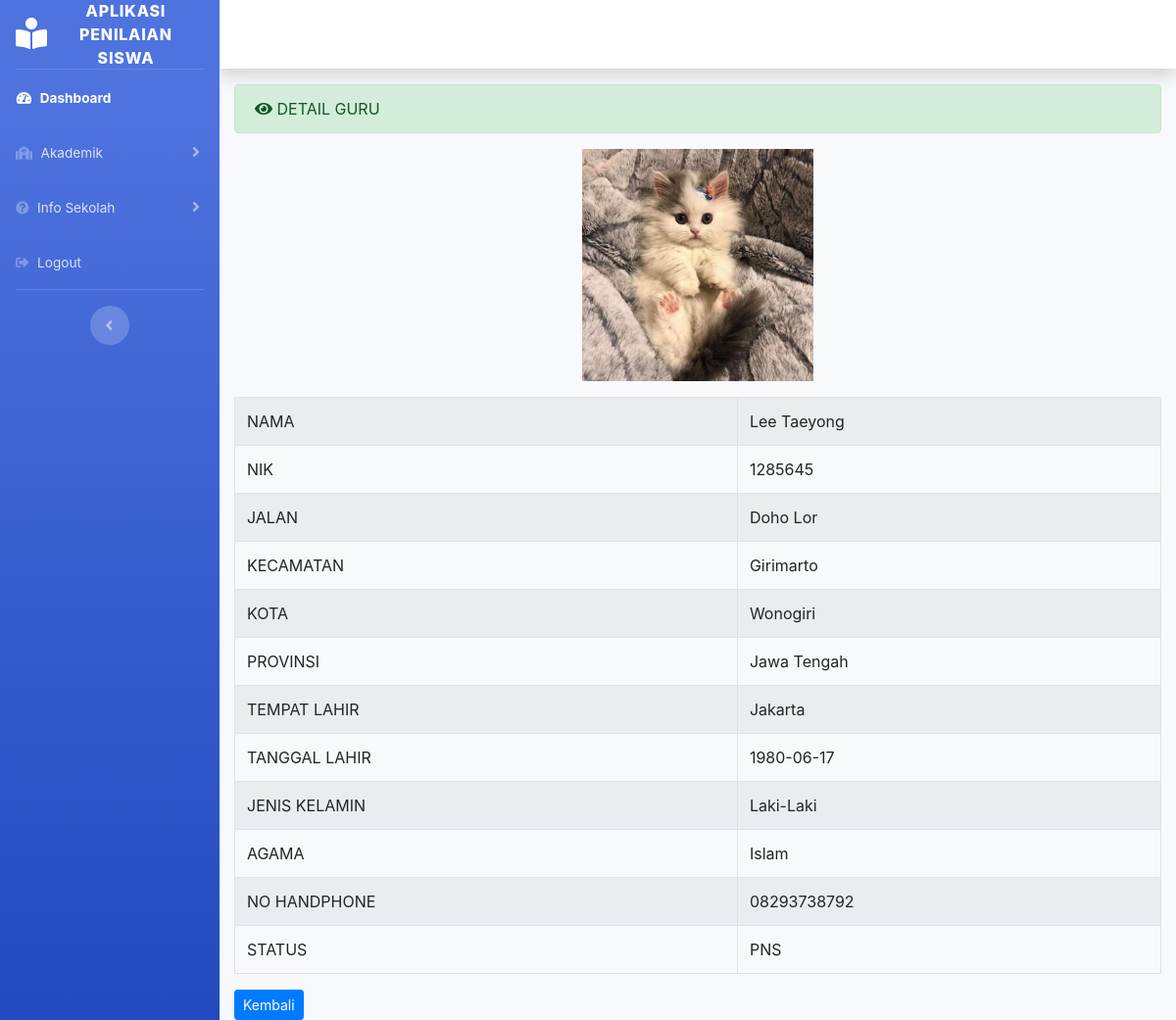
The app's page /Guru/detail/1285645 with its own data.
### tables this page shows
CREATE TABLE `guru` (
  `nama_guru` varchar(255) DEFAULT NULL,
  `nik` varchar(11) NOT NULL,
  `jalan` varchar(255) NOT NULL,
  `kecamatan` varchar(50) NOT NULL,
  `kota` varchar(50) NOT NULL,
  `provinsi` varchar(50) NOT NULL,
  `tempat_lahir` varchar(50) NOT NULL,
  `tanggal_lahir` date NOT NULL,
  `jenis_kelamin` varchar(255) DEFAULT NULL,
  `agama` varchar(255) NOT NULL,
  `no_hp` varchar(15) DEFAULT NULL,
  `status` varchar(255) NOT NULL,
  `poto` varchar(255) DEFAULT NULL,
  `admin_id` int(11) DEFAULT NULL
);

### application/controllers/Guru.php (called while the page is built, shortened)
<?php
class Guru extends CI_Controller{
  public function __construct(){
    $this->load->helper(array('url','download'));
  }
  public function detail($nik){
    $data['detail'] = $this->guru_model->ambil_guru_id($nik);
    $this->load->view('templates_administrator/header');
    $this->load->view('templates_administrator/sidebar');
    $this->load->view('administrator/guru_detail',$data);
    $this->load->view('templates_administrator/footer');
  }
}

### index.php (called while the page is built, shortened)
<?php
require_once BASEPATH.'core/CodeIgniter.php';

### application/models/Guru_model.php (called while the page is built, shortened)
<?php
class Guru_model extends CI_Model{
	public function ambil_guru_id($nik){
		$hasil = $this->db->where('nik',$nik)->get('guru');
		if($hasil->num_rows() > 0){
			return $hasil->result();
		}else{
			return false;
		}
	}
}

### application/views/administrator/guru_detail.php (the view)
<div class="container-fluid">
  <div class="alert alert-success" role="alert">
    <i class="fas fa-eye"></i> DETAIL GURU
  </div>
  <table class="table table-hover table-bordered table-striped">
    <?php foreach($detail as $dt) : ?>
      <center><img class="mb-3" src="<?php echo base_url('assets/uploads/').$dt->poto ?>" style="width: 25%"></center>
      <tr>
        <td>NAMA</td>
        <td><?php echo $dt->nama_guru; ?></td>
      </tr>
      <tr>
        <td>NIK</td>
        <td><?php echo $dt->nik; ?></td>
      </tr>
      <tr>
        <td>JALAN</td>
        <td><?php echo $dt->jalan; ?></td>
      </tr>
      <tr>
        <td>KECAMATAN</td>
        <td><?php echo $dt->kecamatan; ?></td>
      </tr>
      <tr>
        <td>KOTA</td>
        <td><?php echo $dt->kota; ?></td>
      </tr>
      <tr>
        <td>PROVINSI</td>
        <td><?php echo $dt->provinsi; ?></td>
      </tr>
      <tr>
        <td>TEMPAT LAHIR</td>
        <td><?php echo $dt->tempat_lahir; ?></td>
      </tr>
      <tr>
        <td>TANGGAL LAHIR</td>
        <td><?php echo $dt->tanggal_lahir; ?></td>
      </tr>
      <tr>
        <td>JENIS KELAMIN</td>
        <td><?php echo $dt->jenis_kelamin; ?></td>
      </tr>
      <tr>
        <td>AGAMA</td>
        <td><?php echo $dt->agama; ?></td>
      </tr>
      <tr>
        <td>NO HANDPHONE</td>
        <td><?php echo $dt->no_hp; ?></td>
      </tr>
      <tr>
        <td>STATUS</td>
        <td><?php echo $dt->status; ?></td>
      </tr>
    <?php endforeach; ?>
  </table>
  <?php echo anchor('Guru','<div class="btn btn-sm btn-primary">Kembali</div>')?>
</div>

### records on screen
guru: poto (picture), nama_guru "Lee Taeyong", nik "1285645", jalan "Doho Lor", kecamatan "Girimarto", kota "Wonogiri", provinsi "Jawa Tengah", tempat_lahir "Jakarta", tanggal_lahir "1980-06-17", jenis_kelamin "Laki-Laki", agama "Islam", no_hp "08293738792", status "PNS"

### other values on screen
anchor('Guru','<div class="btn btn-sm btn-primary">Kembali</div>') "Kembali"
